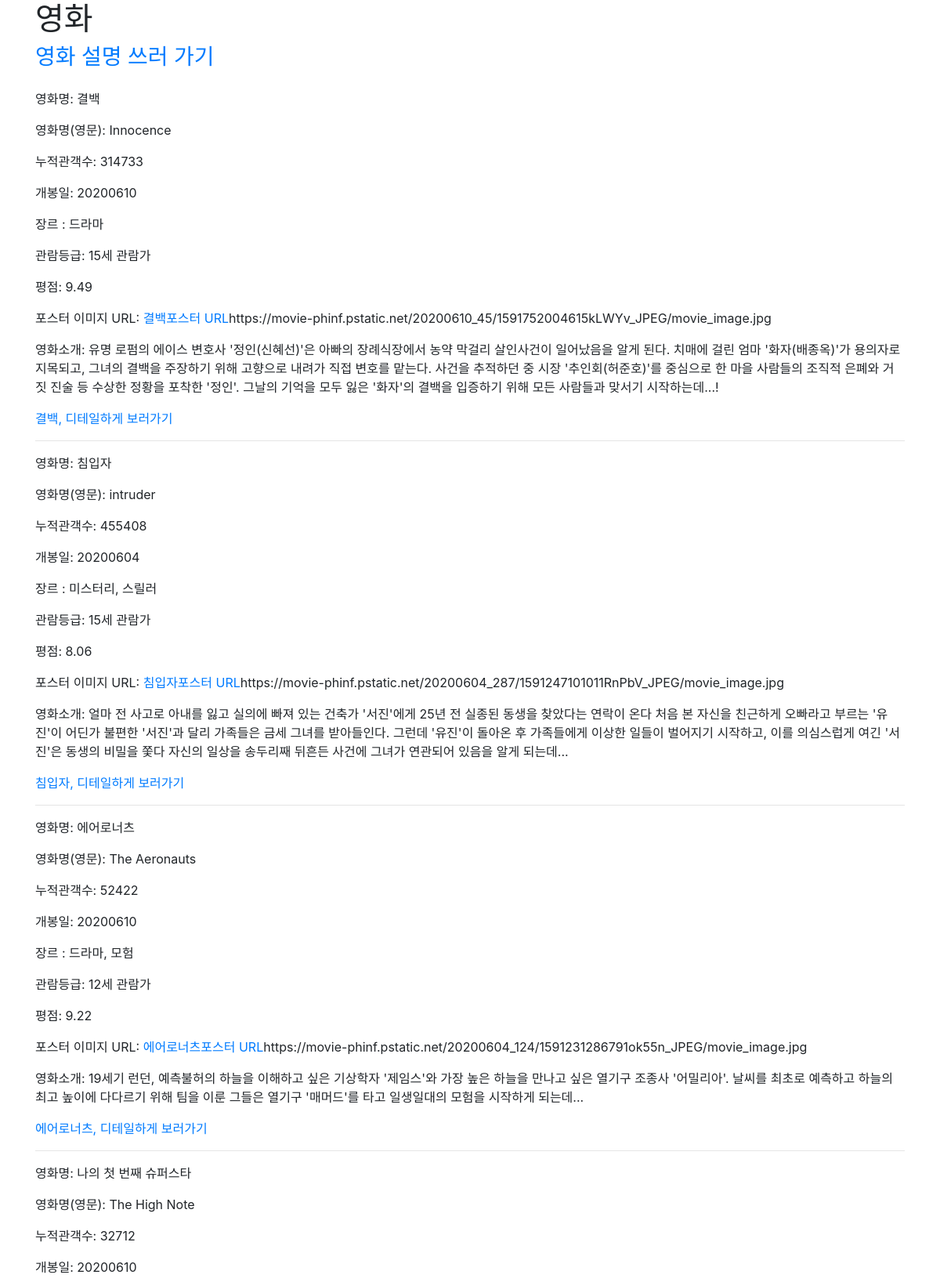
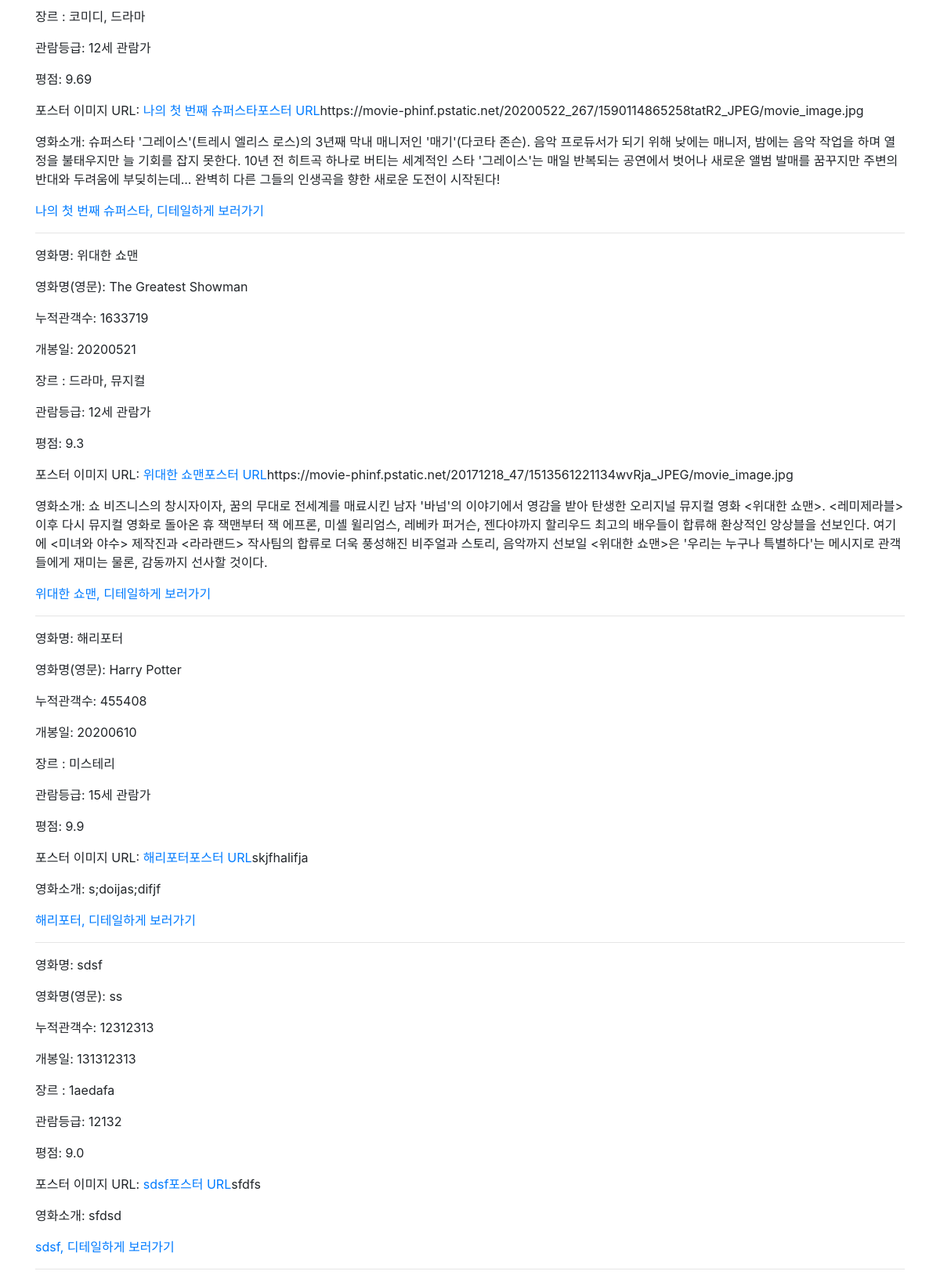
Page /movies/ on the committed database (2 pictures, top to bottom).
### movies/models.py (models this page shows)
class Movie(models.Model):
    title = models.CharField(max_length=30)
    title_en = models.CharField(max_length=50)
    audience = models.IntegerField()
    open_date = models.CharField(max_length=20)
    genre = models.CharField(max_length=20)
    watch_grade = models.CharField(max_length=20)
    score = models.FloatField()
    poster_url = models.TextField()
    description = models.TextField()

### movies/views.py (the view)
# urls.py: path('', views.index, name='index'),
def index(request):
    movies = Movie.objects.all()
    context = {
        'movies' : movies,
    }
    return render(request, 'movies/index.html', context)

### movies/templates/movies/index.html (shortened to what this page needs)
{% extends 'base.html' %}
{% block content %}
    <h1>영화</h1>
    <a href="{% url 'movies:create' %}"><h3 class="mb-4">영화 설명 쓰러 가기</h3></a>
    {% for movie in movies %}
        <p>영화명: {{ movie.title }}</p>
        <p>영화명(영문): {{ movie.title_en }}</p>
        <p>누적관객수: {{ movie.audience }}</p>
        <p>개봉일: {{ movie.open_date }}</p>
        <p>장르 : {{ movie.genre }}</p>
        <p>관람등급: {{ movie.watch_grade }}</p>
        <p>평점: {{ movie.score }}</p>
        <p>포스터 이미지 URL: <a href="{{ movie.poster_url }}">{{ movie.title }}포스터 URL</a>{{ movie.poster_url }}</p>
        <p>영화소개: {{ movie.description }}</p>
        <p><a href="{% url 'movies:detail' movie.pk %}">{{ movie.title }}, 디테일하게 보러가기</a></p>
        <hr>
    {% endfor %}
{% endblock  %}

### rows in the picture
Movie: title "결백", title_en "Innocence", audience "314733", open_date "20200610", genre "드라마", watch_grade "15세 관람가", score "9.49", poster_url "https://movie-phinf.pstatic.net/20200610_45/1591752004615kLWYv_JPEG/movie_image.jpg", description "유명 로펌의 에이스 변호사 '정인(신혜선)'은 아빠의 장례식장에서 농약 막걸리 살인사건이 일어났음을 알게 된다. 치매에 걸린 엄마 '화자(배종옥)'가 용의자로 지목되고, 그녀의 결백을 주장하기 위해 고향으로 내려가 직접 변호를 맡는다. 사건을 추적하던 중 시장 '추인회(허준호)'를 중심으로 한 마을 사람들의 조직적 은폐와 거짓 진술 등 수상한 정황을 포착한 '정인'. 그날의 기억을 모두 잃은 '화자'의 결백을 입증하기 위해 모든 사람들과 맞서기 시작하는데...!"
Movie: title "침입자", title_en "intruder", audience "455408", open_date "20200604", genre "미스터리, 스릴러", watch_grade "15세 관람가", score "8.06", poster_url "https://movie-phinf.pstatic.net/20200604_287/1591247101011RnPbV_JPEG/movie_image.jpg", description "얼마 전 사고로 아내를 잃고 실의에 빠져 있는 건축가 '서진'에게 25년 전 실종된 동생을 찾았다는 연락이 온다 처음 본 자신을 친근하게 오빠라고 부르는 '유진'이 어딘가 불편한 '서진'과 달리 가족들은 금세 그녀를 받아들인다. 그런데 '유진'이 돌아온 후 가족들에게 이상한 일들이 벌어지기 시작하고, 이를 의심스럽게 여긴 '서진'은 동생의 비밀을 쫓다 자신의 일상을 송두리째 뒤흔든 사건에 그녀가 연관되어 있음을 알게 되는데..."
Movie: title "에어로너츠", title_en "The Aeronauts", audience "52422", open_date "20200610", genre "드라마, 모험", watch_grade "12세 관람가", score "9.22", poster_url "https://movie-phinf.pstatic.net/20200604_124/1591231286791ok55n_JPEG/movie_image.jpg", description "19세기 런던, 예측불허의 하늘을 이해하고 싶은 기상학자 '제임스'와 가장 높은 하늘을 만나고 싶은 열기구 조종사 '어밀리아'. 날씨를 최초로 예측하고 하늘의 최고 높이에 다다르기 위해 팀을 이룬 그들은 열기구 '매머드'를 타고 일생일대의 모험을 시작하게 되는데..."
Movie: title "나의 첫 번째 슈퍼스타", title_en "The High Note", audience "32712", open_date "20200610", genre "코미디, 드라마", watch_grade "12세 관람가", score "9.69", poster_url "https://movie-phinf.pstatic.net/20200522_267/1590114865258tatR2_JPEG/movie_image.jpg", description "슈퍼스타 '그레이스'(트레시 엘리스 로스)의 3년째 막내 매니저인 '매기'(다코타 존슨). 음악 프로듀서가 되기 위해 낮에는 매니저, 밤에는 음악 작업을 하며 열정을 불태우지만 늘 기회를 잡지 못한다. 10년 전 히트곡 하나로 버티는 세계적인 스타 '그레이스'는 매일 반복되는 공연에서 벗어나 새로운 앨범 발매를 꿈꾸지만 주변의 반대와 두려움에 부딪히는데... 완벽히 다른 그들의 인생곡을 향한 새로운 도전이 시작된다!"
Movie: title "위대한 쇼맨", title_en "The Greatest Showman", audience "1633719", open_date "20200521", genre "드라마, 뮤지컬", watch_grade "12세 관람가", score "9.3", poster_url "https://movie-phinf.pstatic.net/20171218_47/1513561221134wvRja_JPEG/movie_image.jpg", description "쇼 비즈니스의 창시자이자, 꿈의 무대로 전세계를 매료시킨 남자 '바넘'의 이야기에서 영감을 받아 탄생한 오리지널 뮤지컬 영화 <위대한 쇼맨>. <레미제라블> 이후 다시 뮤지컬 영화로 돌아온 휴 잭맨부터 잭 에프론, 미셸 윌리엄스, 레베카 퍼거슨, 젠다야까지 할리우드 최고의 배우들이 합류해 환상적인 앙상블을 선보인다. 여기에 <미녀와 야수> 제작진과 <라라랜드> 작사팀의 합류로 더욱 풍성해진 비주얼과 스토리, 음악까지 선보일 <위대한 쇼맨>은 '우리는 누구나 특별하다'는 메시지로 관객들에게 재미는 물론, 감동까지 선사할 것이다."
Movie: title "해리포터", title_en "Harry Potter", audience "455408", open_date "20200610", genre "미스테리", watch_grade "15세 관람가", score "9.9", poster_url "skjfhalifja", description "s;doijas;difjf"
Movie: title "sdsf", title_en "ss", audience "12312313", open_date "131312313", genre "1aedafa", watch_grade "12132", score "9.0", poster_url "sfdfs", description "sfdsd"
